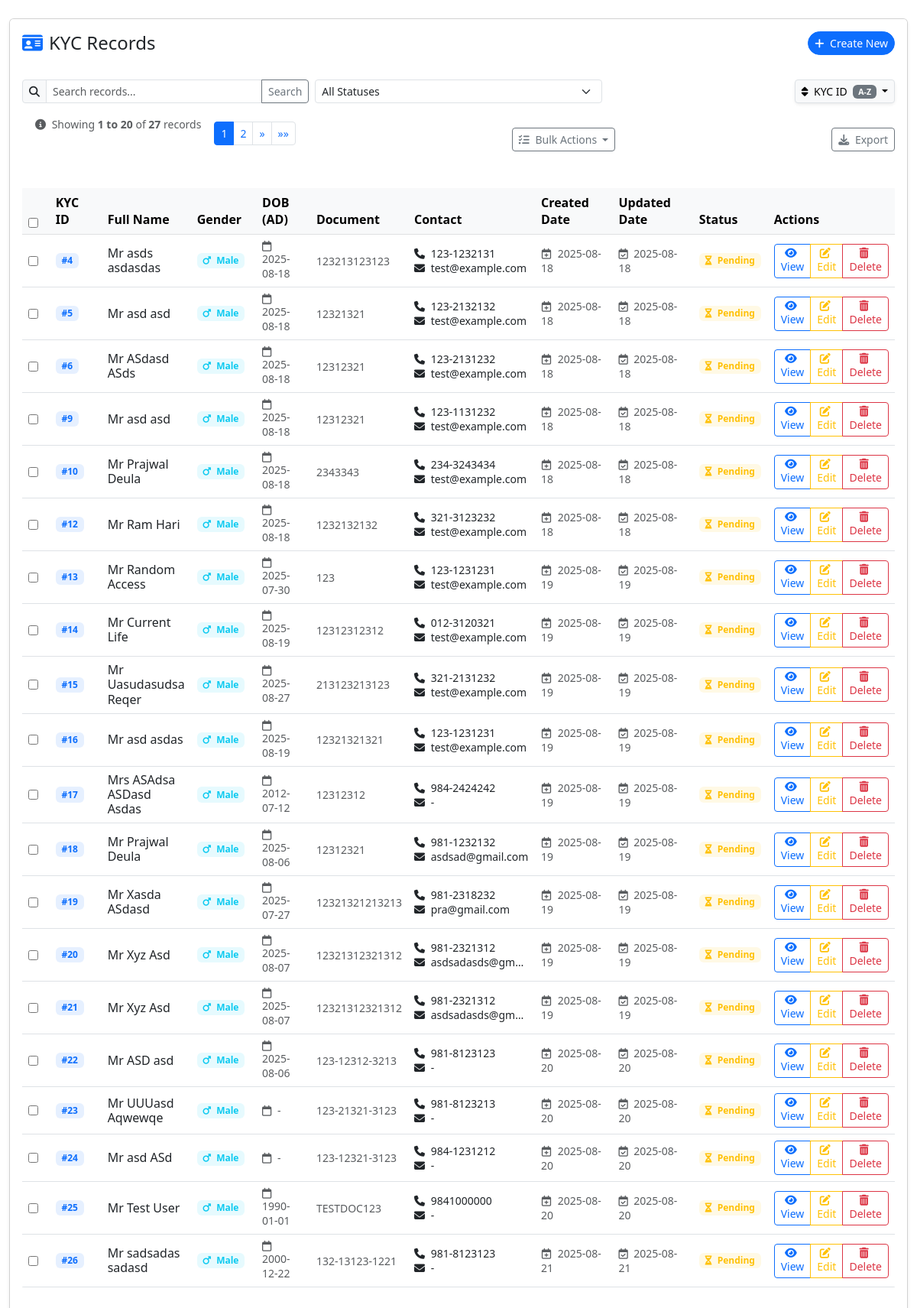
The page /kyc_list/ on the database as committed earlier.
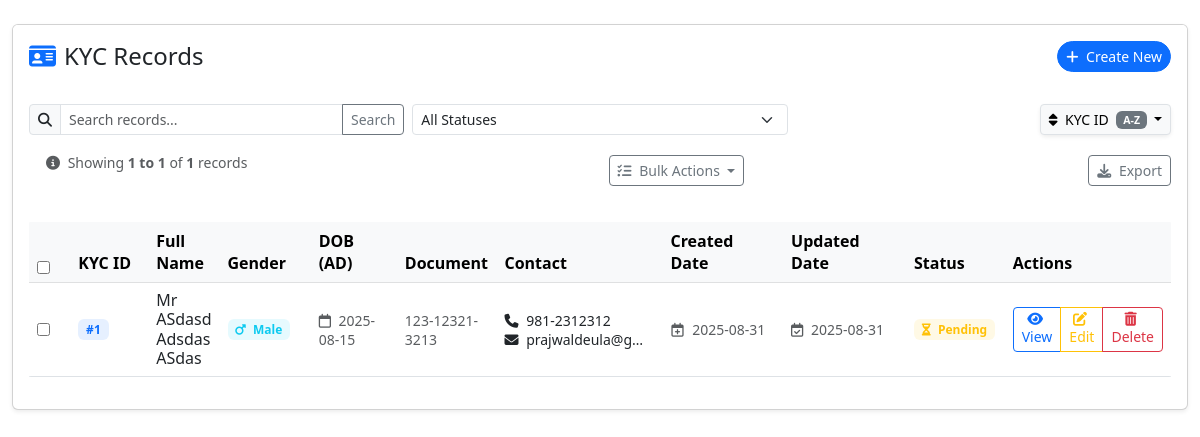
The same page on the database as committed later.
### kyc/models.py (models this page shows, shortened)
class KYCModel(models.Model):
    STATUS_CHOICES = [
        ('Pending','Pending'),
        ('Approved','Approved'),
        ('Rejected','Rejected'),
    ]
    kyc_id = models.AutoField(primary_key=True)
    salutation = models.CharField(max_length=10, choices=SALUTATION_CHOICES, default='Mr')
    first_name = models.CharField(max_length=50, blank=False, null=False)
    middle_name = models.CharField(max_length=100, blank=True, null=True)
    last_name = models.CharField(max_length=50, blank=False, null=False)
    nep_name = models.CharField(max_length=100, blank=True, null=True)
    gender = models.CharField(max_length=10, choices=GENDER_CHOICES, default='Male')
    nationality = models.CharField(max_length=50, choices=NATIONALITY_CHOICES, default='Nepalese')
    date_of_birth_ad = models.DateField(blank=True, null=True)
    dob_bs = NepaliDateField(blank=True, null=True)
    father_name = models.CharField(max_length=100, blank=True, null=True)
    nep_father_name = models.CharField(max_length=100, blank=True, null=True)
    mother_name = models.CharField(max_length=100, blank=True, null=True)
    grand_father_name = models.CharField(max_length=100, blank=True, null=True)
    grandfather_in_law_name = models.CharField(max_length=100, blank=True, null=True)
    spouse_name = models.CharField(max_length=100, blank=True, null=True)
    father_in_law_name = models.CharField(max_length=100, blank=True, null=True)
    father_mother_name = models.CharField(max_length=100, blank=True, null=True)
    son_name = models.CharField(max_length=100, blank=True, null=True)
    daughter_name = models.CharField(max_length=100, blank=True, null=True)
    daughter_in_law_name = models.CharField(max_length=100, blank=True, null=True)
    proposer_full_name = models.CharField(max_length=100, blank=True, null=True)
    age_proof_doc = models.CharField(max_length=50, choices=AGE_PROOF_DOC_CHOICES, default='Citizenship')
    document_number = models.CharField(max_length=20, verbose_name="Document Number", blank=False)
    national_id_no = models.CharField(
        max_length=12,  # Adjust max_length as needed
        blank=False,
        null=True,
        verbose_name="National ID No"
    )
    document_issued_date_bs = NepaliDateField(verbose_name="Document Issued Date (B.S.)")
    document_issued_date = models.DateField(verbose_name="Document Issued Date (A.D.)")
    issued_place = models.CharField(max_length=100, choices=ISSUED_PLACE_CHOICES, blank=True, null=True)
    birth_place = models.CharField(max_length=50, blank=True, null=True)
    policy_no = models.CharField(max_length=30, unique=True, null=False, blank=False, default='N/A')
    address = models.CharField(max_length=255, blank=True, null=True)
    address_nepali = models.CharField(max_length=255, blank=True, null=True)
    permanent_address = models.CharField(max_length=255, blank=True, null=True)
    temporary_address = models.CharField(max_length=255, blank=True, null=True)
    temporary_district = models.CharField(max_length=100, blank=True, null=True)
    ward_no = models.CharField(max_length=2, blank=True, null=True)
    house_no = models.CharField(max_length=10, blank=True, null=True)
    local_unit = models.CharField(max_length=50, choices=LOCAL_UNIT_CHOICES, default='Municipality')
    structure = models.CharField(max_length=50, choices=STRUCTURE_CHOICES, default='Metropolitan City')
    email = models.EmailField(blank=True, null=True)
    mobile = models.CharField(max_length=20)
    phone_no = models.CharField(max_length=20, blank=True, null=True)
    qualification = models.CharField(max_length=100, choices=QUALIFICATION_CHOICES, blank=True, null=True)
    profession = models.CharField(max_length=50, choices=PROFESSION_CHOICES, default='Service', blank=True, null=True)
    income_mode = models.CharField(max_length=50, choices=INCOME_MODE_CHOICES, default='Salary')
    income_amount = models.CharField(max_length=12, blank=True, null=True)
    pan_no = models.CharField(max_length=20, blank=True, null=True)
    bank_ac_name = models.CharField(max_length=100, blank=True, null=True)
    bank_ac_no = models.CharField(max_length=50, blank=True, null=True)
    office_address = models.CharField(max_length=255, blank=True, null=True)
    firm_name = models.CharField(max_length=100, blank=True, null=True)
    is_politically_involved = models.BooleanField(default=False)
    is_aml_crime = models.BooleanField(default=False)
    is_family_politically_involved = models.BooleanField(default=False)
    is_family_aml_crime = models.BooleanField(default=False)
    status = models.CharField(max_length=10,choices=STATUS_CHOICES,default='Pending')
    created_date = models.DateTimeField(default=timezone.now)
    updated_date = models.DateTimeField(auto_now=True)
    class Meta:
        db_table = 'kyc_kycmodel'
        verbose_name = 'KYC Detail'
        verbose_name_plural = 'KYC Details'

### kyc/views.py (the view, shortened to what this page needs)
# urls.py: path('kyc_list/', views.kyc_list_view, name='kyc_list'),
def kyc_list_view(request):
    order_by = request.GET.get('order_by', 'kyc_id')
    order_dir = request.GET.get('order_dir', 'asc')
    search_term = request.GET.get('search', '').strip()
    status_filter = request.GET.get('status', '').lower()
    page_number = request.GET.get('page', 1)
    valid_fields = {
        'kyc_id': 'kyc_id',
        'first_name': 'first_name',
        'last_name': 'last_name',
        'date_of_birth_ad': 'date_of_birth_ad',
        'gender': 'gender'
    }
    order_by = valid_fields.get(order_by, 'kyc_id')
    order_dir = 'desc' if order_dir == 'desc' else 'asc'
    kycs = KYCModel.objects.all()
    if status_filter in ['pending', 'approved', 'rejected']:
        kycs = kycs.filter(status=status_filter)
    order_prefix = '-' if order_dir == 'desc' else ''
    kycs = kycs.order_by(f'{order_prefix}{order_by}')
    paginator = Paginator(kycs, 20)
    try:
        page_obj = paginator.page(page_number)
    except:
        page_obj = paginator.page(1)
    query_params = []
    if search_term:
        query_params.append(f'search={search_term}')
    if status_filter:
        query_params.append(f'status={status_filter}')
    if order_by != 'kyc_id':
        query_params.append(f'order_by={order_by}')
    if order_dir != 'asc':
        query_params.append(f'order_dir={order_dir}')
    query_string = '&'.join(query_params)
    if query_string:
        query_string = f'&{query_string}'
    context = {
        'kycs': page_obj,
        'order_by': order_by,
        'order_dir': order_dir,
        'search_term': search_term,
        'status_filter': status_filter,
        'is_paginated': page_obj.has_other_pages(),
        'total_records': paginator.count,
        'query_string': query_string,
        'request': request
    }
    return render(request, 'kyc_list.html', context)

### kyc/templates/kyc_list.html (shortened to what the changed rows need)
{% load static %}
{% block content %}
<div class="container-fluid py-4">
    <div class="card shadow-sm">
        <div class="card-body">
            <div class="row mb-3 g-2">
<div class="d-flex justify-content-between align-items-center mb-3">
    <div class="d-flex flex-row mb-3">
        <div class="alert py-2 mb-0">
            <small class="text-muted">
                <i class="fas fa-info-circle me-1"></i> Showing <strong>{{ kycs.start_index }} to {{ kycs.end_index }}</strong> of <strong>{{ total_records }}</strong> records
            </small>
        </div>
   <div class="d-flex gap-1">
{% if is_paginated %}
    <nav aria-label="Page navigation" class="mt-3">
        <ul class="pagination pagination-sm justify-content-center">
            {% for num in kycs.paginator.page_range %}
                {% if kycs.number == num %}
                    <li class="page-item active"><a class="page-link" href="#">{{ num }}</a></li>
                {% elif num > kycs.number|add:'-3' and num < kycs.number|add:'3' %}
                    <li class="page-item"><a class="page-link" href="?page={{ num }}{{ query_string }}">{{ num }}</a></li>
                {% endif %}
            {% endfor %}
            {% if kycs.has_next %}
                <li class="page-item">
                    <a class="page-link" href="?page={{ kycs.next_page_number }}{{ query_string }}" aria-label="Next">
                        <span aria-hidden="true">&raquo;</span>
                    </a>
                </li>
                <li class="page-item">
                    <a class="page-link" href="?page={{ kycs.paginator.num_pages }}{{ query_string }}" aria-label="Last">
                        <span aria-hidden="true">&raquo;&raquo;</span>
                    </a>
                </li>
            {% endif %}
        </ul>
    </nav>
    {% endif %}
</div>
</div>
</div>
            <div class="table-responsive rounded">
                <table class="table table-hover align-middle mb-0" id="kycTable">
                    <thead class="table-light">
                        <tr>
                             <th width="50">
            <input type="checkbox" id="selectAll">
        </th>
                            <th width="100">KYC ID</th>
                            <th>Full Name</th>
                            <th width="100">Gender</th>
                            <th width="110">DOB (AD)</th>
                            <th width="100">Document</th>
                            <th width="120">Contact</th>
                            <th width="150">Created Date</th>
                            <th width="150">Updated Date</th>
                            <th width="100">Status</th>
                            <th width="80">Actions</th>
                        </tr>
                    </thead>
                    <tbody>
                        {% for kyc in kycs %}
                        <tr class="position-relative">
                            <td>
                                <input type="checkbox" class="row-checkbox" data-id="{{ kyc.kyc_id }}">
                            </td>
                            <td data-label="KYC ID">
                                <span class="badge bg-primary bg-opacity-10 text-primary">#{{ kyc.kyc_id|default:"-" }}</span>
                            </td>
                            <td data-label="Full Name">
                                <div class="d-flex align-items-center">
                                    <div>
                                        <h6 class="mb-0">{{ kyc.salutation }} {{ kyc.first_name }}
                                            {% if kyc.middle_name %}{{ kyc.middle_name }} {% endif %}
                                            {{ kyc.last_name }}</h6>
                                    </div>
                                </div>
                            </td>
                            <td data-label="Gender">
                                {% if kyc.gender == 'Male' %}
                                    <span class="badge bg-info bg-opacity-10 text-info">
                                        <i class="fas fa-mars me-1"></i> {{ kyc.gender }}
                                    </span>
                                {% elif kyc.gender == 'Female' %}
                                    <span class="badge bg-danger bg-opacity-10 text-danger">
                                        <i class="fas fa-venus me-1"></i> {{ kyc.gender }}
                                    </span>
                                {% else %}
                                    <span class="badge bg-secondary bg-opacity-10 text-secondary">
                                        <i class="fas fa-genderless me-1"></i> {{ kyc.gender|default:"-" }}
                                    </span>
                                {% endif %}
                            </td>
                            <td data-label="DOB (AD)">
                                <small class="text-muted">
                                    <i class="far fa-calendar me-1"></i> {{ kyc.date_of_birth_ad|date:"Y-m-d"|default:"-" }}
                                </small>
                            </td>
                            <td data-label="Document">
                                <small>
                                    <div class="text-muted">{{ kyc.document_number|default:"-" }}</div>
                                </small>
                            </td>
                            <td data-label="Contact">
                                <small>
                                    <div><i class="fas fa-phone me-1"></i> {{ kyc.mobile|default:"-" }}</div>
                                    <div class="text-truncate" style="max-width: 150px;">
                                        <i class="fas fa-envelope me-1"></i> {{ kyc.email|default:"-" }}
                                    </div>
                                </small>
                            </td>
                                                           <td data-label="Created">
                    <div class="d-flex flex-column">
                        <small class="text-muted">
                            <i class="far fa-calendar-plus me-1"></i>
                            {{ kyc.created_date|date:"Y-m-d" }}
                        </small>
                    </div>
                </td>
                <td data-label="Updated">
                    <div class="d-flex flex-column">
                        <small class="text-muted">
                            <i class="far fa-calendar-check me-1"></i>
                            {{ kyc.updated_date|date:"Y-m-d" }}
                        </small>
                    </div>
                </td>
                            <td data-label="Status">
                                {% if kyc.status == 'approved' %}
                                    <span class="badge bg-success bg-opacity-10 text-success">
                                        <i class="fas fa-check-circle me-1"></i> Approved
                                    </span>
                                {% elif kyc.status == 'rejected' %}
                                    <span class="badge bg-danger bg-opacity-10 text-danger">
                                        <i class="fas fa-times-circle me-1"></i> Rejected
                                    </span>
                                {% else %}
                                    <span class="badge bg-warning bg-opacity-10 text-warning">
                                        <i class="fas fa-hourglass-half me-1"></i> Pending
                                    </span>
                                {% endif %}
                            </td>
                            <td data-label="Actions">
                                <div class="d-flex">
                                 <div class="btn-group" role="group">
   <a href="{% url 'kyc:kyc_detail' kyc.kyc_id %}" class="btn btn-sm btn-outline-primary"
       data-bs-toggle="tooltip" title="View Details">
        <i class="fas fa-eye me-1"></i> View
    </a>
 <a href="{% url 'kyc:kyc_update' kyc.kyc_id %}" class="btn btn-sm btn-outline-warning">
    <i class="fas fa-edit me-1"></i> Edit
</a>
    <button type="button" class="btn btn-sm btn-outline-danger delete-btn"
            data-id="{{ kyc.kyc_id }}" data-bs-toggle="tooltip" title="Delete Record">
        <i class="fas fa-trash-alt me-1"></i> Delete
    </button>
</div>
                            </td>
                        </tr>
                        {% endfor %}
                    </tbody>
                </table>
</div>
        </div>
    </div>
</div>
{% endblock %}
<link href="https://cdn.jsdelivr.net/npm/bootstrap@5.3.0/dist/css/bootstrap.min.css" rel="stylesheet">
<link rel="stylesheet" href="https://cdnjs.cloudflare.com/ajax/libs/font-awesome/6.4.0/css/all.min.css">

Rows that differ between the two databases and show on the page:
removed KYCModel: kyc_id "4", salutation "Mr", first_name "asds", last_name "asdasdas", gender "Male", date_of_birth_ad "2025-08-18", document_number "123213123123", mobile "123-1232131", email "test@example.com", created_date "2025-08-18", updated_date "2025-08-18", status "Pending" (drawn)
removed KYCModel: kyc_id "5", salutation "Mr", first_name "asd", last_name "asd", gender "Male", date_of_birth_ad "2025-08-18", document_number "12321321", mobile "123-2132132", email "test@example.com", created_date "2025-08-18", updated_date "2025-08-18", status "Pending" (drawn)
removed KYCModel: kyc_id "6", salutation "Mr", first_name "ASdasd", last_name "ASds", gender "Male", date_of_birth_ad "2025-08-18", document_number "12312321", mobile "123-2131232", email "test@example.com", created_date "2025-08-18", updated_date "2025-08-18", status "Pending" (drawn)
removed KYCModel: kyc_id "9", salutation "Mr", first_name "asd", last_name "asd", gender "Male", date_of_birth_ad "2025-08-18", document_number "12312321", mobile "123-1131232", email "test@example.com", created_date "2025-08-18", updated_date "2025-08-18", status "Pending" (drawn)
removed KYCModel: kyc_id "10", salutation "Mr", first_name "Prajwal", last_name "Deula", gender "Male", date_of_birth_ad "2025-08-18", document_number "2343343", mobile "234-3243434", email "test@example.com", created_date "2025-08-18", updated_date "2025-08-18", status "Pending" (drawn)
removed KYCModel: kyc_id "12", salutation "Mr", first_name "Ram", last_name "Hari", gender "Male", date_of_birth_ad "2025-08-18", document_number "1232132132", mobile "321-3123232", email "test@example.com", created_date "2025-08-18", updated_date "2025-08-18", status "Pending" (drawn)
removed KYCModel: kyc_id "13", salutation "Mr", first_name "Random", last_name "Access", gender "Male", date_of_birth_ad "2025-07-30", document_number "123", mobile "123-1231231", email "test@example.com", created_date "2025-08-19", updated_date "2025-08-19", status "Pending" (drawn)
removed KYCModel: kyc_id "14", salutation "Mr", first_name "Current", last_name "Life", gender "Male", date_of_birth_ad "2025-08-19", document_number "12312312312", mobile "012-3120321", email "test@example.com", created_date "2025-08-19", updated_date "2025-08-19", status "Pending" (drawn)
removed KYCModel: kyc_id "15", salutation "Mr", first_name "Uasudasudsa", last_name "Reqer", gender "Male", date_of_birth_ad "2025-08-27", document_number "213123213123", mobile "321-2131232", email "test@example.com", created_date "2025-08-19", updated_date "2025-08-19", status "Pending" (drawn)
removed KYCModel: kyc_id "16", salutation "Mr", first_name "asd", last_name "asdas", gender "Male", date_of_birth_ad "2025-08-19", document_number "12321321321", mobile "123-1231231", email "test@example.com", created_date "2025-08-19", updated_date "2025-08-19", status "Pending" (drawn)
removed KYCModel: kyc_id "17", salutation "Mrs", first_name "ASAdsa", middle_name "ASDasd", last_name "Asdas", gender "Male", date_of_birth_ad "2012-07-12", document_number "12312312", mobile "984-2424242", email "-", created_date "2025-08-19", updated_date "2025-08-19", status "Pending" (drawn)
removed KYCModel: kyc_id "18", salutation "Mr", first_name "Prajwal", last_name "Deula", gender "Male", date_of_birth_ad "2025-08-06", document_number "12312321", mobile "981-1232132", email "asdsad@gmail.com", created_date "2025-08-19", updated_date "2025-08-19", status "Pending" (drawn)
removed KYCModel: kyc_id "19", salutation "Mr", first_name "Xasda", last_name "ASdasd", gender "Male", date_of_birth_ad "2025-07-27", document_number "12321321213213", mobile "981-2318232", email "pra@gmail.com", created_date "2025-08-19", updated_date "2025-08-19", status "Pending" (drawn)
removed KYCModel: kyc_id "20", salutation "Mr", first_name "Xyz", last_name "Asd", gender "Male", date_of_birth_ad "2025-08-07", document_number "12321312321312", mobile "981-2321312", email "asdsadasds@gm…", created_date "2025-08-19", updated_date "2025-08-19", status "Pending" (drawn)
removed KYCModel: kyc_id "21", salutation "Mr", first_name "Xyz", last_name "Asd", gender "Male", date_of_birth_ad "2025-08-07", document_number "12321312321312", mobile "981-2321312", email "asdsadasds@gm…", created_date "2025-08-19", updated_date "2025-08-19", status "Pending" (drawn)
removed KYCModel: kyc_id "22", salutation "Mr", first_name "ASD", last_name "asd", gender "Male", date_of_birth_ad "2025-08-06", document_number "123-12312-3213", mobile "981-8123123", email "-", created_date "2025-08-20", updated_date "2025-08-20", status "Pending" (drawn)
removed KYCModel: kyc_id "23", salutation "Mr", first_name "UUUasd", last_name "Aqwewqe", gender "Male", date_of_birth_ad "-", document_number "123-21321-3123", mobile "981-8123213", email "-", created_date "2025-08-20", updated_date "2025-08-20", status "Pending" (drawn)
removed KYCModel: kyc_id "24", salutation "Mr", first_name "asd", last_name "ASd", gender "Male", date_of_birth_ad "-", document_number "123-12321-3123", mobile "984-1231212", email "-", created_date "2025-08-20", updated_date "2025-08-20", status "Pending" (drawn)
removed KYCModel: kyc_id "25", salutation "Mr", first_name "Test", last_name "User", gender "Male", date_of_birth_ad "1990-01-01", document_number "TESTDOC123", mobile "9841000000", email "-", created_date "2025-08-20", updated_date "2025-08-20", status "Pending" (drawn)
removed KYCModel: kyc_id "26", salutation "Mr", first_name "sadsadas", last_name "sadasd", gender "Male", date_of_birth_ad "2000-12-22", document_number "132-13123-1221", mobile "981-8123123", email "-", created_date "2025-08-21", updated_date "2025-08-21", status "Pending" (drawn)
added KYCModel: kyc_id "1", salutation "Mr", first_name "ASdasd", middle_name "Adsdas", last_name "ASdas", gender "Male", date_of_birth_ad "2025-08-15", document_number "123-12321-3213", mobile "981-2312312", email "prajwaldeula@g…", created_date "2025-08-31", updated_date "2025-08-31", status "Pending" (drawn)
Other text that changed with them:
{{ kycs.end_index }}: "20" → "1"
{{ total_records }}: "27" → "1"
list line gone: "1"
list line gone: "2"
